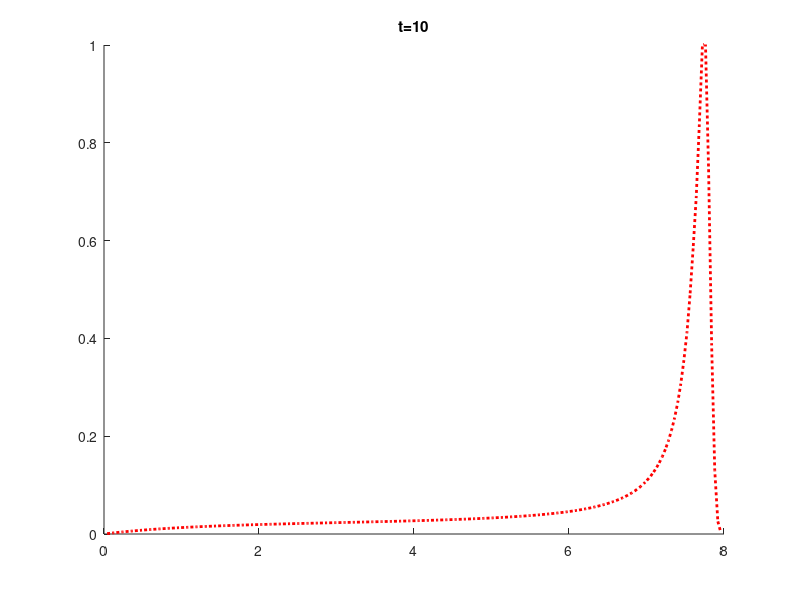

This chart was generated by the following MATLAB code:
function transport_characteristic

clear
clc
close all

%{
see cours pdf stanford dans biblio 3A
%}
  
% on resout dot x(t) = a(t,x(t)), dot y(t) = f(t,x(t)) =0
%
function solveEDO(p1,p2,p3,dt,Nx,ll,T)
        g         = @(x) exp(-(x-ll/4).^2);
        atx       = @(t,x) sin(pi/ll*x);
        ftx       = @(t,x) 0;
        dx        = ll/(Nx+1);  
        
        x0 = 0;
 oderhs = @(t,z) [atx(t,z(1)),ftx(t,z(1))];
 tspan  = [0,T]; 
 [tsol,zsol] = ode45(oderhs,tspan,[x0,g(x0)]); 
  
  xsol = zsol(:,1);
  ysol = zsol(:,2)

  plot(tsol,xsol);
  end
  %}
  
  solveFinDiff(0,1,0,0.01,200,8,10)
    function res = solveFinDiff(p1,p2,p3,dt,Nx,ll,T)
        g         = @(x) exp(-(x-ll/4).^2);
        atx       = @(t,x) sin(pi/ll*x);
        ftx       = @(t,x) 0;
        dx        = ll/(Nx+1);   
        
        xv        = linspace(0,ll,Nx+2);
        nx        = xv(2:end-1);
        
        % solution courante, initialisee a t=0
        Unum      = g(nx)';
        
        lbd       = dt/(2*dx);                         
        %
            figure(1)
            axis([0 ll 0 1]);
            hold on
        %}     
        tn      = 0;
        while tn <= T
            % matrice qui relie U^(n+1) a U^n
            A         = eye(Nx,Nx)-lbd*diag(atx(tn+dt,nx(2:end)),-1)+lbd*diag(atx(tn+dt,nx(1:end-1)),1);
            invA      = inv(A);
            % plot solution analytique
            cla
            title(['t=',num2str(tn)]);
              plot(nx,Unum,'linewidth',2,'r:');
              drawnow
              pause(0.01);
            %}
            %return
            Fn      = ftx(tn+dt,nx);
            
            % Calcul de la solution numerique au temps n+1
            Unum    = invA*(Unum+Fn);          
            tn = tn+dt;
        end
        hold off
        res       = max(Unum);
    end
  
  

  
end
